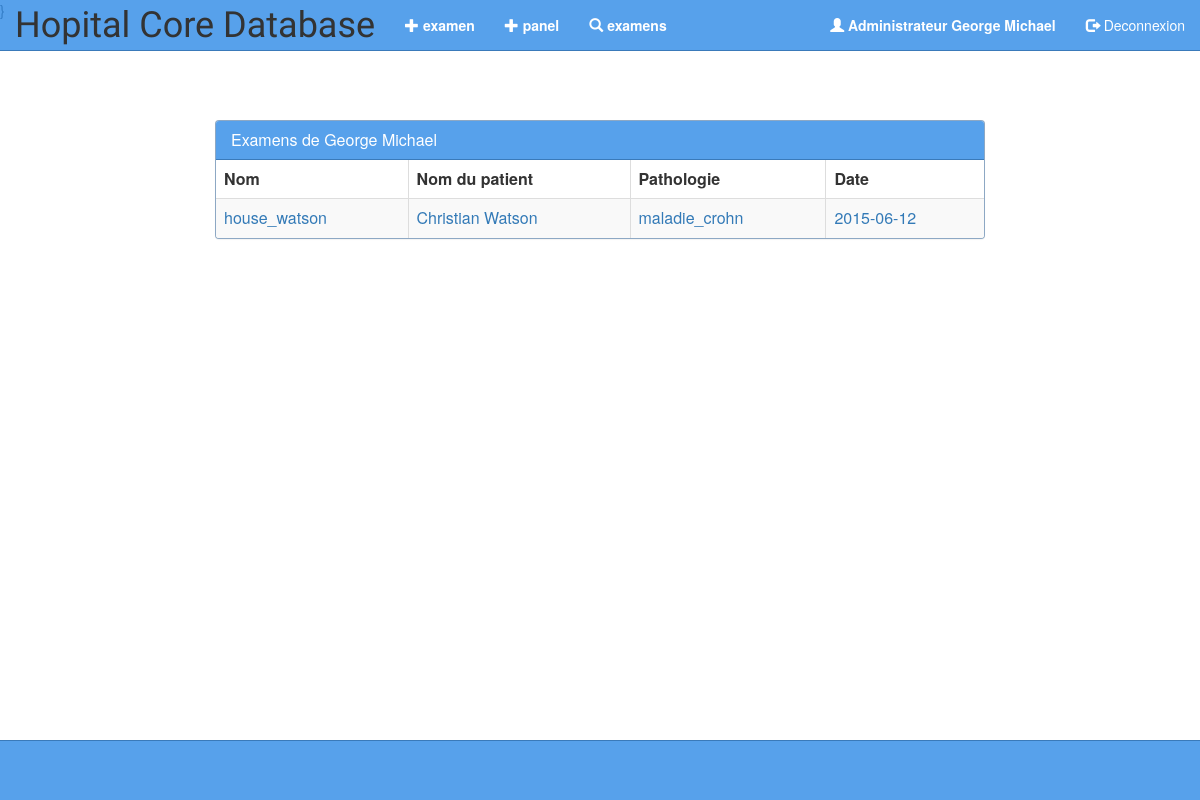
Page /search_exam.php (signed in) on the committed database.
### tables this page shows
CREATE TABLE examen (
    examen_id INT UNSIGNED AUTO_INCREMENT,
    examen_nom VARCHAR(60) NOT NULL,
    examen_date DATE DEFAULT NULL,
    examen_pathologie VARCHAR(60) NOT NULL,
    examen_commentaires TEXT,
    examen_patient_id INT UNSIGNED NOT NULL,
    examen_panel_gene_id INT UNSIGNED NOT NULL,
    examen_personnel_id INT UNSIGNED NOT NULL,
    PRIMARY KEY (examen_id)
);

CREATE TABLE patient (
    patient_id INT UNSIGNED AUTO_INCREMENT,
    patient_num_secu BIGINT UNSIGNED NOT NULL,
    patient_prenom VARCHAR(60) NOT NULL,
    patient_nom VARCHAR(60) NOT NULL,
    patient_mail VARCHAR(100) DEFAULT NULL,
    patient_sexe CHAR(1) DEFAULT NULL,
    patient_date_naissance DATE DEFAULT NULL,
    patient_num_tel VARCHAR(10) DEFAULT NULL,
    patient_pere_id INT UNSIGNED DEFAULT NULL,
    patient_mere_id INT UNSIGNED DEFAULT NULL,
    patient_actif BOOLEAN DEFAULT '0' NOT NULL,
    UNIQUE KEY patient_uni_mail (patient_mail),
    PRIMARY KEY (patient_id)
);

### verification.php (called while the page is built, shortened)
<?php
include('connexion.php');
?>
<?php
if (isset($_SESSION['email']) AND isset($_SESSION['mdp'])) {
	$req = $bdd->prepare("SELECT `personnel`.`personnel_id` FROM `gestion_prescription`.`personnel` WHERE `personnel_mail`=:email AND `personnel_password`=:mdp AND `personnel_actif`=0;");
	$req->execute(array(
		'email' => $_SESSION['email'],
		'mdp' => $_SESSION['mdp']));
	$resultat = $req->fetch();
}
 ?>}

### search_exam.php (the view)
<?php include('verification.php');?>
<?php if ($resultat) { ?>
	<?php
	$req_exam = $bdd->prepare("SELECT `examen_id`,`examen_nom`,`examen_date`,`examen_pathologie`,`patient_nom`,`patient_prenom` FROM `gestion_prescription`.`examen` INNER JOIN `gestion_prescription`.`patient` ON `examen`.`examen_patient_id`=`patient`.`patient_id` WHERE `examen_personnel_id`=:utilisateur_id;");
	$req_exam->execute(array(
	  'utilisateur_id' => $_SESSION['id']
	));
	?>
	<?php include('header.php'); ?>
			<div class="row" id="first_line">
				<div class="col-lg-8 col-lg-offset-2">
					<div class="panel panel-default">
						<div class="panel-heading">
							<h3 class="panel-title">Examens de <?php echo $_SESSION['prenom']." ".$_SESSION['nom']; ?></h3>
						</div>
						<table class="table table-striped table-bordered">
							<thead>
								<tr>
									<td><strong>Nom</strong></td>
									<td><strong>Nom du patient</strong></td>
									<td><strong>Pathologie</strong></td>
									<td><strong>Date</strong></td>
								</tr>
							</thead>
							<tbody>
								<?php while ($row = $req_exam->fetch()) { ?>
									<tr>
										<td><a href="page_examen.php?id=<?php echo $row['examen_id']; ?>"><?php echo $row['examen_nom']; ?></a></td>
										<td><a href="page_examen.php?id=<?php echo $row['examen_id']; ?>"><?php echo $row['patient_prenom']." ".$row['patient_nom']; ?></a></td>
										<td><a href="page_examen.php?id=<?php echo $row['examen_id']; ?>"><?php echo $row['examen_pathologie']; ?></a></td>
										<td><a href="page_examen.php?id=<?php echo $row['examen_id']; ?>"><?php echo $row['examen_date']; ?></a></td>
									</tr>
								<?php }
								$req_exam->closeCursor(); ?>
							</tbody>
						</table>
					</div>
				</div>
			</div>
	<?php include('footer.php'); ?>
<?php }  ?>

### header.php (shortened to what this page needs)
<!DOCTYPE html>
<html lang="fr">
	<head>
		<link href="source/css/bootstrap.min.css" rel="stylesheet">
		<link href="source/css/style.css" rel="stylesheet">
	</head>
	<body>
			<div class="container-fluid">
				<div class="row">
					<?php include('navbar.php'); ?>
				</div>

### navbar.php
<nav class="navbar navbar-default navbar-fixed-top">
	<div class="container-fluid">
		<div class="navbar-header">
			<a class="navbar-brand" href="index.php"><span id="nav_maintitle">Hopital Core Database</span></a>
		</div>
		<div class="collapse navbar-collapse">
			<ul class="nav navbar-nav navbar-left">
				<li><a href="examen.php"><strong><span class="glyphicon glyphicon-plus" aria-hidden="true"></span> examen</strong></a></li>
				<li><a href="panel.php"><strong><span class="glyphicon glyphicon-plus" aria-hidden="true"></span> panel</strong></a></li>
				<li><a href="search_exam.php"><strong><span class="glyphicon glyphicon-search" aria-hidden="true"></span> examens</strong></a></li>
			</ul>
			<ul class="nav navbar-nav navbar-right">
				<li><a href="#"><strong><span class="glyphicon glyphicon-user" aria-hidden="true"></span> <?php echo $_SESSION['type']; ?> <?php echo $_SESSION['prenom']." ".$_SESSION['nom']; ?></strong></li></a>
				<li><a href="index.php?action=deconnexion"><span class="glyphicon glyphicon-log-out" aria-hidden="true"></span> Deconnexion</li></a>
			</ul>
		</div>
	</div>
</nav>

### footer.php (shortened to what this page needs)
		<div class="row" id="last_line">
		</div>
		<div class="row">
			<div class="footer">
				<div class="container">
					<div class="col-lg-2 col-lg-offset-5">
					</div>
				</div>
			</div>
		</div>
	  </div>
  </body>
</html>

### source/css/style.css (style rules this page uses)
#nav_maintitle { font-family: 'Marvel', sans-serif; font-size: 2em; }
#first_line { padding-top: 100px; }
#last_line { padding-bottom: 100px; }
.footer { position:fixed; bottom: 0; width: 100%; height: 60px; background-color: rgba(46, 138, 230,0.8); border-top: 1px solid rgba(28, 83, 138,0.5); }
.navbar-default { background-color: rgba(46, 138, 230,0.8); border-color: rgba(28, 83, 138,0.5); }
.navbar-default .navbar-brand { color: rgba(255,255,255,1.0); }
.navbar-default .navbar-nav > li > a { color: rgba(255,255,255,1.0); }
.panel-default { border-color: rgba(28, 83, 138,0.5); }
.panel-default > .panel-heading { color: rgba(255,255,255,1.0); background-color: rgba(46, 138, 230,0.8); border-color: rgba(28, 83, 138,0.5); }

### rows in the picture
examen: examen_nom "house_watson", examen_patient.patient_prenom "Christian", examen_patient.patient_nom "Watson", examen_pathologie "maladie_crohn", examen_date "2015-06-12"

### other values in the picture
$_SESSION['type'] "Administrateur"
$_SESSION['prenom'] "George"
$_SESSION['nom'] "Michael"
